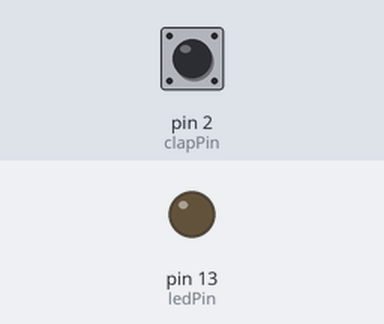
The sketch below on a simulated Arduino Uno, built with avr-gcc and run on an emulated ATmega328P. Shown: output pins drawn as LEDs (lit = HIGH). Inputs (shaded band) come from the test bench; at power-on: pin 2 (clapPin) LOW.

Above: at 1.2 s.
1.3 s: pin 2 (clapPin) pulsed HIGH 2 times (0.12 s each, 0.3 s apart)
At 2.1 s:
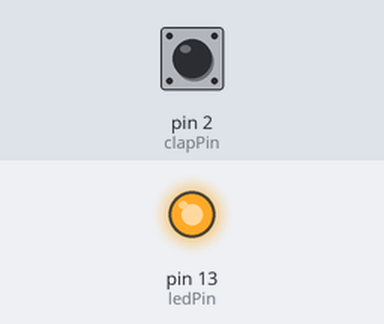
Timing chart, 0 to 4.3 s (numbered marks = the images above; inputs shaded):
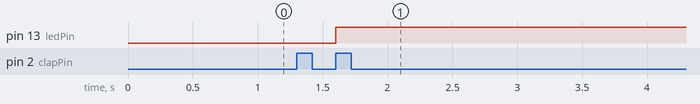

Measured:
- after the input at 1.3 s, pin 13 (ledPin): LOW → HIGH after 0.30 s

The sketch:

main.ino
```cpp
/*Constants*/
const byte ledPin = 13;         /*Led is attached on pin 13*/
const byte clapPin = 2;         /*Sensor is attached on pin 2*/
const int debounceTime = 70;    /*Debounce time: 50-100ms*/
const int clapTime = 600;       /*Time between two claps*/


/** Setup
 * Initializes pins and attach interrupt function.
 *
*/
void setup() {
  pinMode(ledPin, OUTPUT);
  pinMode(clapPin, INPUT);
  attachInterrupt(digitalPinToInterrupt(clapPin), clap, RISING);
}

/**Loop
 *
 */
void loop() {
}

/** clap()
 *  Interrupt function.
 */
void clap() {
   static unsigned long last_interrupt_time = 0;
   static unsigned long first_interrupt_time = 0;
   static unsigned long second_interrupt_time = 0;

    unsigned long interrupt_time = millis();

    // If interrupts come faster than debounceTime ms, assume it's a bounce and ignore
    if (interrupt_time - last_interrupt_time > debounceTime) {
       if(first_interrupt_time  == 0 && second_interrupt_time == 0) {
          first_interrupt_time = interrupt_time;
       } else if (interrupt_time - first_interrupt_time > clapTime){
          first_interrupt_time = interrupt_time;
       } else if (second_interrupt_time == 0) {
          second_interrupt_time = interrupt_time;
       }

      if(second_interrupt_time - first_interrupt_time < clapTime) {
        toggleLight();
        first_interrupt_time = 0;
        second_interrupt_time = 0;
      }
    }
 last_interrupt_time = interrupt_time;
}


void toggleLight() {
  digitalWrite(ledPin, !digitalRead(ledPin));
}
```
